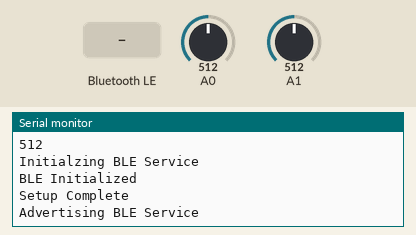
A sketch run on a simulated Arduino Nano 33 IoT. Shown: the last lines printed to the serial monitor. The inputs (shaded band) are chosen by the test bench; at power-on: A0 = 512, A1 = 512. Nothing arrives over Bluetooth unless stated; a phone connects over Bluetooth LE 3 s after start.

Above: at 2.7 s.
2.8 s: Bluetooth LE write "1" received
At 5.5 s:
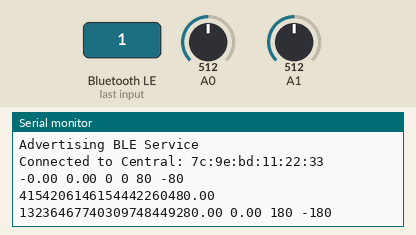
5.8 s: Bluetooth LE write "0" received
At 6.9 s:
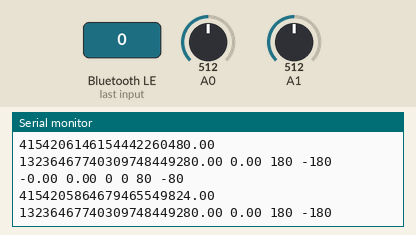

The sketch:

station.ino
```cpp
#include <ArduinoBLE.h>
#include "Joystick.h"

// Bluetooth Objects
BLEService orientationReceiver("b440");
BLECharacteristic angles("5a1e", BLEWrite, 12);
BLECharacteristic targets("6cee", BLERead | BLEWrite, 8);
BLECharacteristic rpm("ba89", BLEWrite, 8);
BLEDevice central;

// Joystick Objects
Joystick jsA(A0);
Joystick jsB(A1);
const int maxRPM = 80;

void setup() {
  Serial.begin(9600);
  while(!Serial);

  // Calibrate Joysticks
  Serial.println(jsA.calibrate());
  Serial.println(jsB.calibrate());
  delay(500);

  jsA.setMax(maxRPM);
  jsB.setMax(maxRPM);

  Serial.println("Initialzing BLE Service");
  // Initialize BLE Service
  if(!BLE.begin()) {
    Serial.println("Failed to start BLE");
    while(1);
  }
  Serial.println("BLE Initialized");

  BLE.setLocalName("receiver");
  BLE.setAdvertisedService(orientationReceiver);

  orientationReceiver.addCharacteristic(angles);
  orientationReceiver.addCharacteristic(targets);
  orientationReceiver.addCharacteristic(rpm);

  BLE.addService(orientationReceiver);
  BLE.advertise();
  Serial.println("Setup Complete");
}

// Handles bluetooth, calls receiverLoop in normal operation
void loop() {
  // Conencted
  if(central.connected()) {
    receiverLoop();
  }
  // Recently Disconnected
  else if (central) {
    Serial.println("Disconnected from Central: " + central.address());
    central = BLE.central();
  }
  // Scanning
  else {
    Serial.println("Advertising BLE Service");
    while(!central.connected())
      central = BLE.central();
    Serial.println("Connected to Central: " + central.address());
  }
}

void receiverLoop() {
  // Write Joystick Inputs
  int jsIn[2];
  jsIn[0] = jsA.read()*maxRPM;
  jsIn[1] = jsB.read()*maxRPM;
  targets.writeValue(&jsIn, 8);

  if(angles.written()) {
    float orientation[3], speed[2];
    angles.readValue(&orientation, 12);
    rpm.readValue(&speed, 8);

    Serial.print(String(speed[0]) + ' ' + String(speed[1]));
    Serial.println(' ' + String(jsIn[0]) + ' ' + String(jsIn[1]) + ' ' + String(maxRPM) + ' ' + String(-maxRPM));
    Serial.println(String(orientation[0]) + ' ' + String(orientation[1]) +  ' ' + String(orientation[2]) + " 180 -180");
  }
}
```

Joystick.cpp
```cpp
#include "Arduino.h"
#include "Joystick.h"

Joystick::Joystick(int pin, int max) {
  this->pin = pin;
  pinMode(pin, INPUT);

  this->idle = 513;
  this->tally = 0;
  this->max = max;
  this->rate = .05;
}

int Joystick::calibrate(int reps) {
  if(reps < 1)
    return -1;

  int sum = 0;
  for(int i=0; i<reps; i++) {
    sum += analogRead(pin);
    delay(100);
  }

  return idle = sum/reps;
}

float Joystick::read() {
  return (analogRead(pin) - idle)/513.0;
}

float Joystick::total() {
  float val = rate*this->read();
  if(abs(val) > rate*.1) {
    tally += val;
    if(abs(tally) > max)
      tally = tally/abs(tally) * max;
  }

  return tally;
}

void Joystick::setMax(float max) {
  this->max = max;
}

void Joystick::setRate(float rate) {
  this->rate = rate;
}
```

Joystick.h
```cpp
#ifndef Joystick_h
#define Joystick_h
#include "Arduino.h"

class Joystick {
public:
  Joystick(int pin, int max = 100);

  // Run once in setup
  int calibrate(int reps = 5);

  // Returns -1 to 1 based on current joystick measurement
  float read();

  // Returns -max to max based on summed joystick measurement. Must be run consistently to keep tally
  float total();

  void setMax(float max);
  void setRate(float rate);

private:
  int pin;
  int idle;
  float tally;
  float max;
  float rate;
};

#endif
```

Measured:
- after the input at 2.8 s, the serial monitor: prints a new line after 1.7 s (image 1)
- after the input at 5.8 s, the serial monitor: prints a new line at once (image 2)
